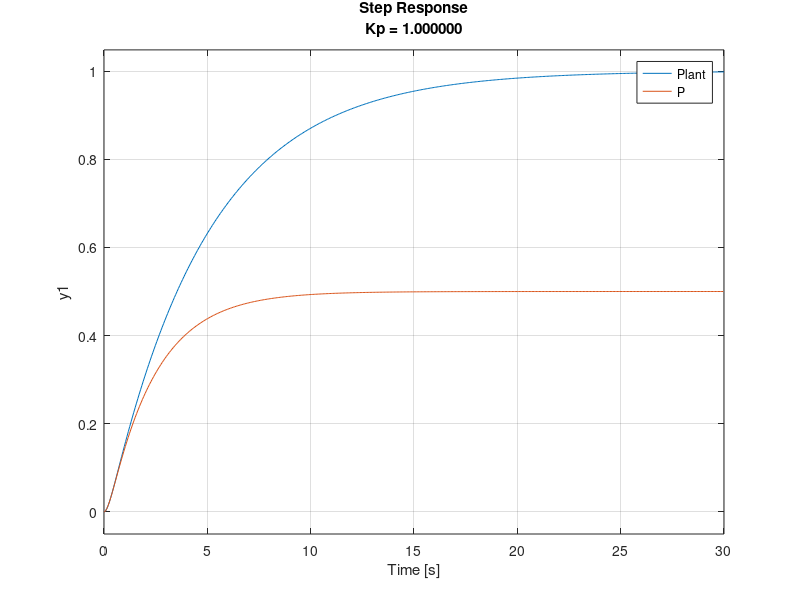
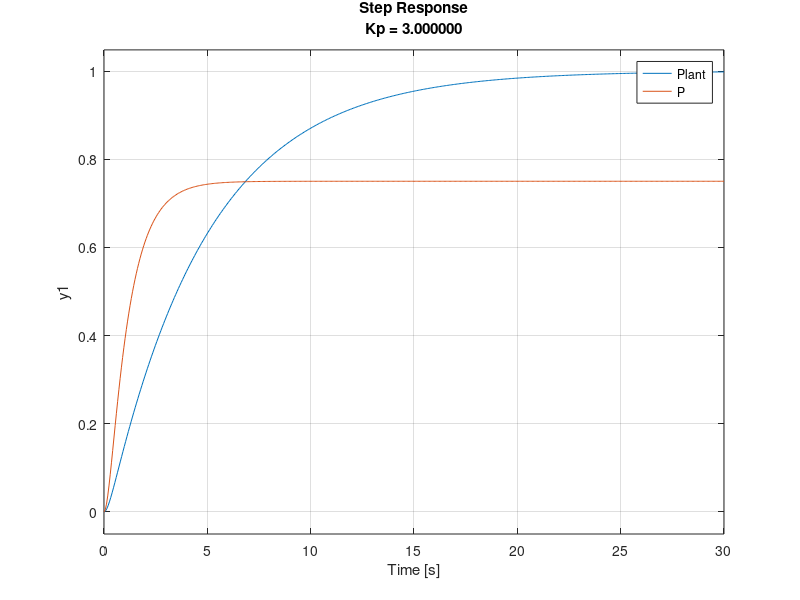
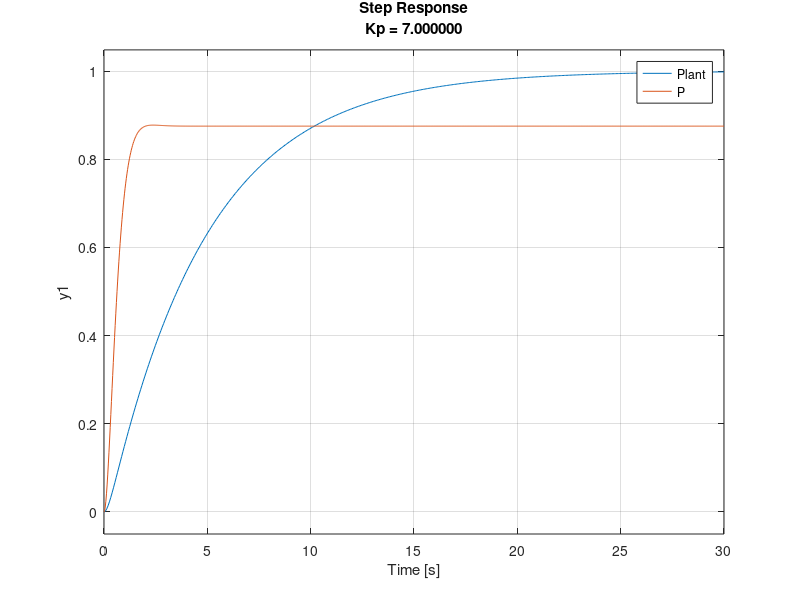
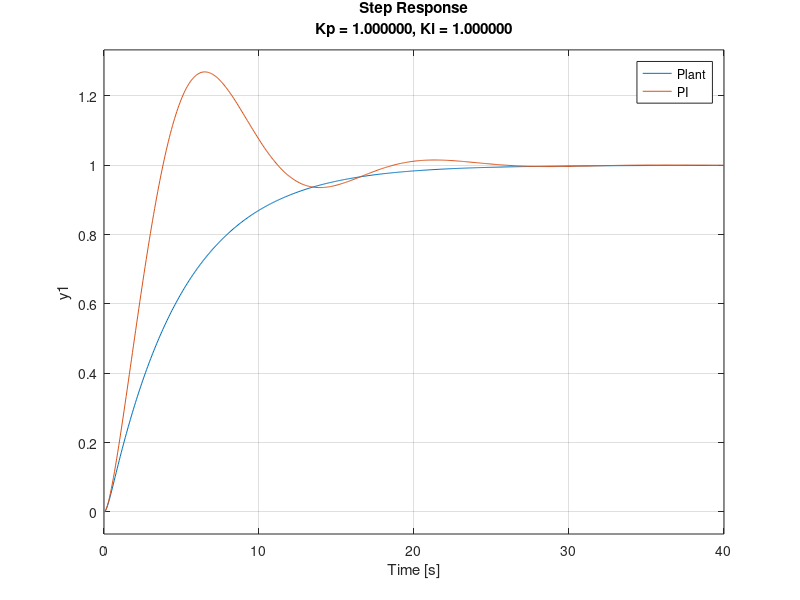

The MATLAB script that drew these images, in order:
clear;
pltc = 1;

%Planta
s = tf('s');
P = 1/(s^2 + 5*s + 1);

Kp = [1, 3, 7];
Ki = [1, 3, 7];
Kd = [1, 3, 7];
%P
for i = 1:length(Kp)
    C = pid(Kp(i));
    T = feedback(C*P,1);
    fig = figure(pltc);
    pltc = pltc+1;
    step(P, T);
    legend('Plant','P');
    title(sprintf("Step Response\nKp = %f", Kp(i)));
end

%PI
for i = 1:length(Kp)
    for j = 1:length(Ki)
        C = pid(Kp(i), Ki(j));
        T = feedback(C*P,1);
        figure(pltc);
        pltc = pltc+1;
        step(P, T);
        legend('Plant','PI');
        title(sprintf("Step Response\nKp = %f, Ki = %f", Kp(i), Ki(j)));
    end
end

%PD
for i = 1:length(Kp)
    for j = 1:length(Ki)
        C = pid(Kp(i), Kd(j));
        T = feedback(C*P,1);
        figure(pltc);
        pltc = pltc+1;
        step(P, T);
        legend('Plant','PD');
        title(sprintf("Step Response\nKp = %f, Kd = %f", Kp(i), Kd(j)));
    end
end

%PID
for i = 1:length(Kp)
    for j = 1:length(Ki)
        for k = 1:length(Kp)
            C = pid(Kp(i), Ki(j), Kd(k));
            T = feedback(C*P,1);
            figure(pltc);
            pltc = pltc+1;
            step(P, T);
            legend('Plant','PID');
            title(sprintf("Step Response\nKp = %f, Ki = %f, Kd = %f", Kp(i), Ki(j), Kd(k)));
        end
    end
end